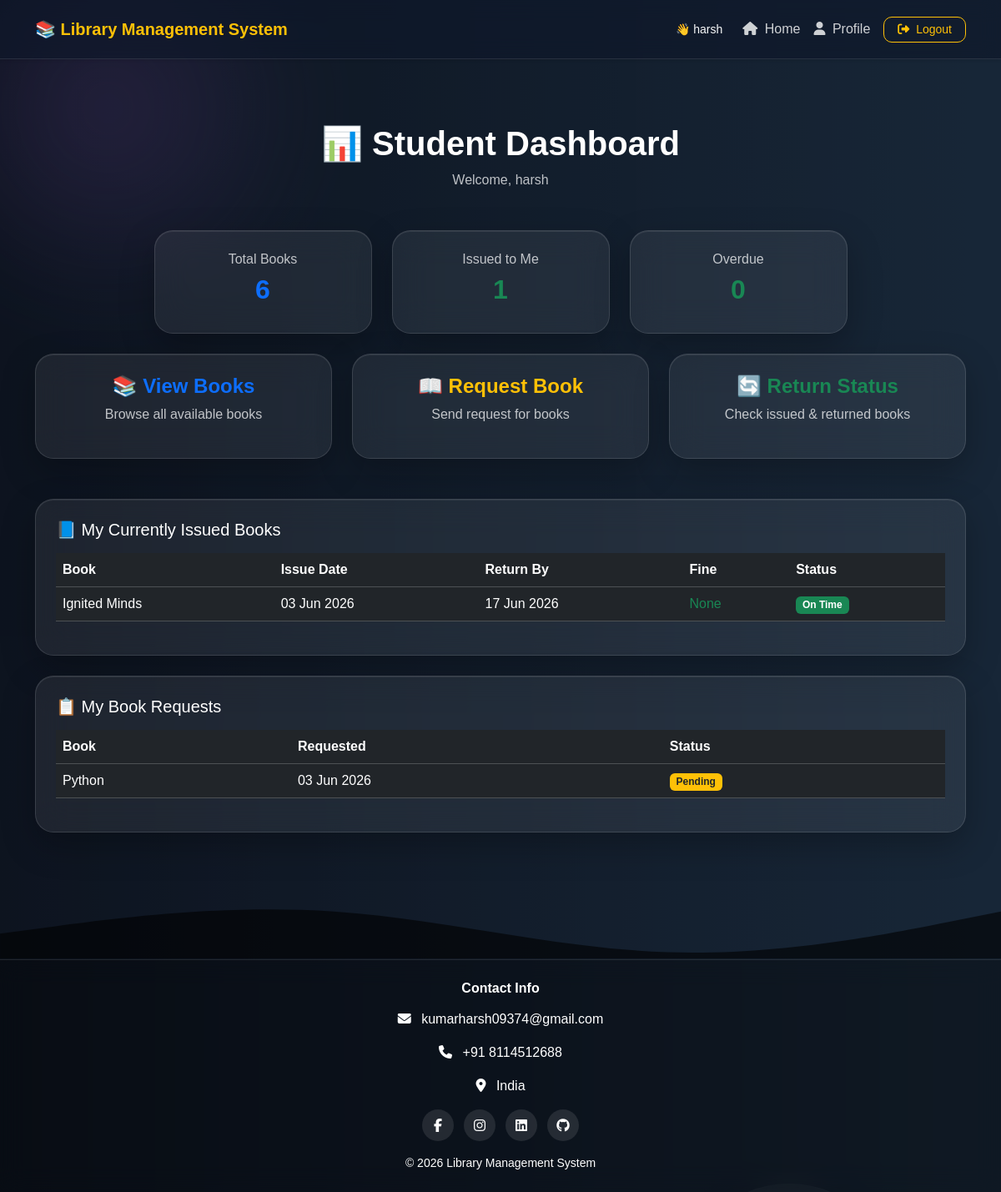
Page /accounts/dashboard/student/ (signed in) on the earlier database version.
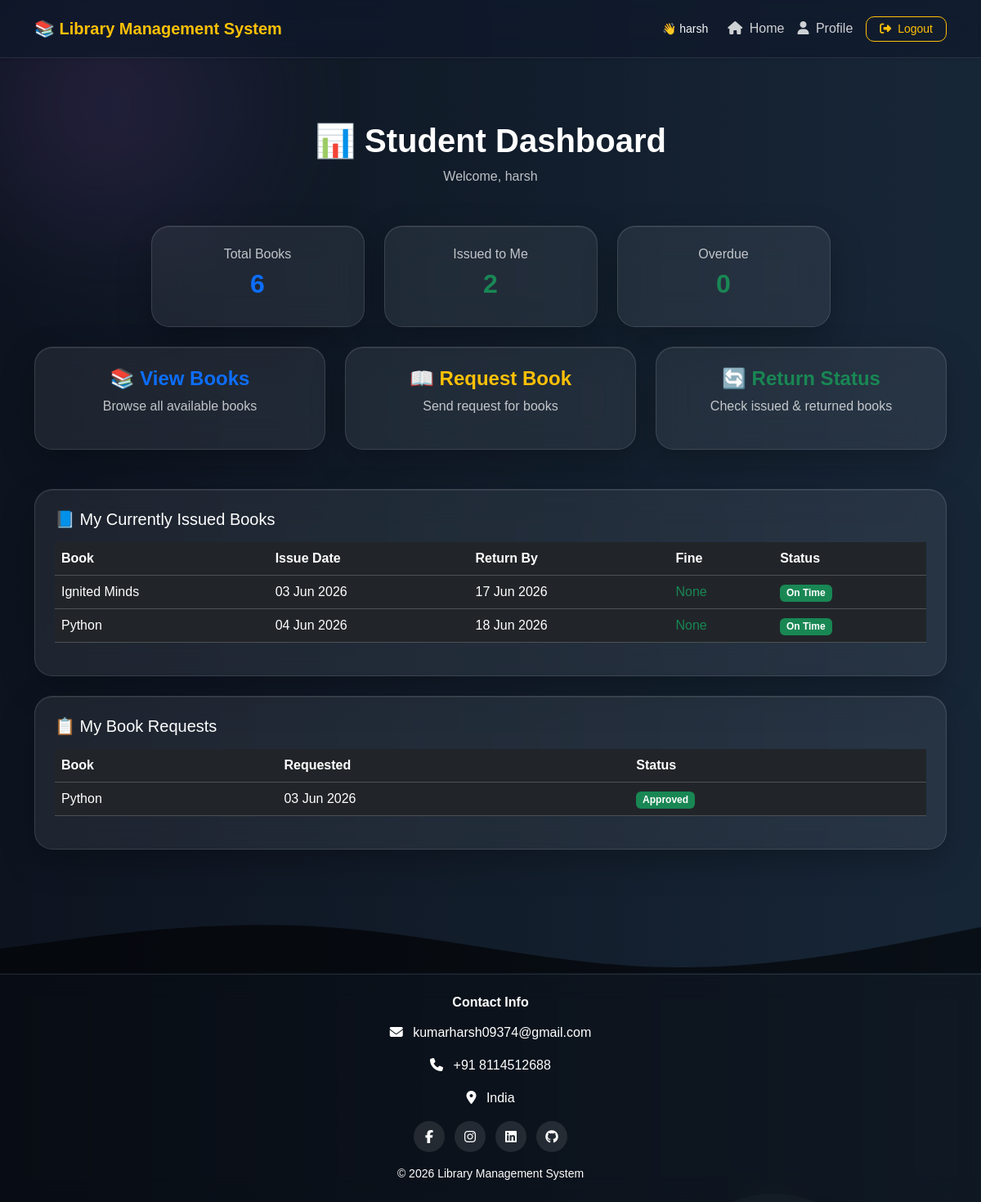
Same page on the later database version.
### books/models.py (models this page shows, shortened)
class IssuedBook(models.Model):
    student = models.ForeignKey(
        User,
        on_delete=models.CASCADE
    )
    book = models.ForeignKey(
        Book,
        on_delete=models.CASCADE
    )
    issue_date = models.DateField()
    return_date = models.DateField(
        null=True,
        blank=True
    )
    fine = models.IntegerField(
        default=0
    )
    returned = models.BooleanField(
        default=False
    )

class Book(models.Model):
    title = models.CharField(
        max_length=200
    )
    author = models.CharField(
        max_length=200
    )
    isbn = models.CharField(
        max_length=100,
        default='N/A'
    )
    quantity = models.IntegerField(
        default=1
    )
    added_at = models.DateTimeField(
        default=timezone.now
    )

class BookRequest(models.Model):
    student = models.ForeignKey(
        User,
        on_delete=models.CASCADE
    )
    book = models.ForeignKey(
        Book,
        on_delete=models.CASCADE
    )
    requested_at = models.DateTimeField(
        default=timezone.now
    )
    approved = models.BooleanField(
        default=False
    )

### accounts/views.py (the view)
# urls.py: path('dashboard/student/', views.student_dashboard, name='student_dashboard'),
@login_required
def student_dashboard(request):
    my_issued = IssuedBook.objects.filter(
        student=request.user, returned=False
    ).select_related('book')
    my_requests = BookRequest.objects.filter(
        student=request.user
    ).order_by('-requested_at').select_related('book')
    today = timezone.now().date()
    overdue = my_issued.filter(return_date__lt=today).count()
    return render(request, 'accounts/student_dashboard.html', {
        'books_count': Book.objects.count(),
        'my_issued': my_issued,
        'my_requests': my_requests,
        'overdue_count': overdue,
        'today': today,
    })

### accounts/templates/accounts/student_dashboard.html
{% extends 'base.html' %}
{% block content %}
{% include 'includes/dashboard_navbar.html' %}
<div class="container py-5">
    <div class="text-center mb-5">
        <h2 class="fw-bold text-white display-6">📊 Student Dashboard</h2>
        <p class="text-light opacity-75">Welcome, {{ request.user.username }}</p>
    </div>
    <div class="row g-4 mb-4 justify-content-center">
        <div class="col-md-3">
            <div class="glass-card p-4 text-center">
                <h6 class="text-light opacity-75">Total Books</h6>
                <h2 class="text-primary fw-bold">{{ books_count }}</h2>
            </div>
        </div>
        <div class="col-md-3">
            <div class="glass-card p-4 text-center">
                <h6 class="text-light opacity-75">Issued to Me</h6>
                <h2 class="text-success fw-bold">{{ my_issued|length }}</h2>
            </div>
        </div>
        <div class="col-md-3">
            <div class="glass-card p-4 text-center">
                <h6 class="text-light opacity-75">Overdue</h6>
                <h2 class="{% if overdue_count > 0 %}text-danger{% else %}text-success{% endif %} fw-bold">
                    {{ overdue_count }}
                </h2>
            </div>
        </div>
    </div>
    <div class="row g-4 justify-content-center mb-5">
        <div class="col-md-4">
            <a href="{% url 'book_list' %}" class="text-decoration-none">
                <div class="glass-card p-4 text-center h-100">
                    <h4 class="fw-bold text-primary">📚 View Books</h4>
                    <p class="text-light opacity-75 mt-2">Browse all available books</p>
                </div>
            </a>
        </div>
        <div class="col-md-4">
            <a href="{% url 'request_book' %}" class="text-decoration-none">
                <div class="glass-card p-4 text-center h-100">
                    <h4 class="fw-bold text-warning">📖 Request Book</h4>
                    <p class="text-light opacity-75 mt-2">Send request for books</p>
                </div>
            </a>
        </div>
        <div class="col-md-4">
            <a href="{% url 'return_book' %}" class="text-decoration-none">
                <div class="glass-card p-4 text-center h-100">
                    <h4 class="fw-bold text-success">🔄 Return Status</h4>
                    <p class="text-light opacity-75 mt-2">Check issued & returned books</p>
                </div>
            </a>
        </div>
    </div>
    {% if my_issued %}
    <div class="glass-card p-4 mb-4">
        <h5 class="text-white mb-3">📘 My Currently Issued Books</h5>
        <div class="table-responsive">
            <table class="table table-dark table-hover align-middle">
                <thead>
                    <tr>
                        <th>Book</th>
                        <th>Issue Date</th>
                        <th>Return By</th>
                        <th>Fine</th>
                        <th>Status</th>
                    </tr>
                </thead>
                <tbody>
                    {% for issue in my_issued %}
                    <tr>
                        <td>{{ issue.book.title }}</td>
                        <td>{{ issue.issue_date|date:"d M Y" }}</td>
                        <td>{{ issue.return_date|date:"d M Y" }}</td>
                        <td>
                            {% if issue.fine > 0 %}
                            <span class="text-danger fw-bold">Rs. {{ issue.fine }}</span>
                            {% else %}
                            <span class="text-success">None</span>
                            {% endif %}
                        </td>
                        <td>
                            {% if issue.return_date < today %}
                            <span class="badge bg-danger">Overdue</span>
                            {% else %}
                            <span class="badge bg-success">On Time</span>
                            {% endif %}
                        </td>
                    </tr>
                    {% endfor %}
                </tbody>
            </table>
        </div>
    </div>
    {% endif %}
    {% if my_requests %}
    <div class="glass-card p-4">
        <h5 class="text-white mb-3">📋 My Book Requests</h5>
        <div class="table-responsive">
            <table class="table table-dark table-hover align-middle">
                <thead>
                    <tr>
                        <th>Book</th>
                        <th>Requested</th>
                        <th>Status</th>
                    </tr>
                </thead>
                <tbody>
                    {% for req in my_requests %}
                    <tr>
                        <td>{{ req.book.title }}</td>
                        <td>{{ req.requested_at|date:"d M Y" }}</td>
                        <td>
                            {% if req.approved %}
                            <span class="badge bg-success">Approved</span>
                            {% else %}
                            <span class="badge bg-warning text-dark">Pending</span>
                            {% endif %}
                        </td>
                    </tr>
                    {% endfor %}
                </tbody>
            </table>
        </div>
    </div>
    {% endif %}
</div>
{% endblock %}

### templates/base.html (shortened to what this page needs)
{% load static %}
<!DOCTYPE html>
<html lang="en">
<head>
    <link href="https://cdn.jsdelivr.net/npm/bootstrap@5.3.3/dist/css/bootstrap.min.css" rel="stylesheet">
    <link rel="stylesheet" href="https://cdnjs.cloudflare.com/ajax/libs/font-awesome/6.5.1/css/all.min.css">
    <link rel="stylesheet" href="{% static 'css/style.css' %}">
</head>
<body>
    <div class="bg-animation">
        <span></span>
    </div>
    <div class="toast-container position-fixed top-0 end-0 p-3" style="z-index:9999;">
    </div>
    {% block content %}
    {% endblock %}
    {% include 'includes/footer.html' %}
</body>
</html>

### templates/includes/dashboard_navbar.html (shortened to what this page needs)
<nav class="navbar navbar-expand-lg navbar-dark shadow-sm" style="background: rgba(0,0,0,0.55);
            backdrop-filter: blur(12px);
            border-bottom: 1px solid rgba(255,255,255,0.1);">
    <div class="container">
        <a class="navbar-brand fw-bold text-warning" href="{% if user.is_authenticated %}
                    {% if user.is_superuser %}
                        {% url 'admin_dashboard' %}
                    {% elif user.is_staff %}
                        {% url 'staff_dashboard' %}
                    {% else %}
                        {% url 'student_dashboard' %}
                    {% endif %}
                 {% else %}
                    {% url 'home' %}
                 {% endif %}">
            📚 Library Management System
        </a>
        <div class="collapse navbar-collapse" id="navbarNav">
            <ul class="navbar-nav ms-auto align-items-center">
                {% if user.is_authenticated %}
                <li class="nav-item me-3">
                    <span class="text-light small">
                        👋 {{ request.user.username }}
                    </span>
                </li>
                <li class="nav-item">
                    <a class="nav-link" href="
                           {% if user.is_superuser %}
                                {% url 'admin_dashboard' %}
                           {% elif user.is_staff %}
                                {% url 'staff_dashboard' %}
                           {% else %}
                                {% url 'student_dashboard' %}
                           {% endif %}
                           ">
                        <i class="fa fa-home me-1"></i> Home
                    </a>
                </li>
                <li class="nav-item">
                    <a class="nav-link" href="{% url 'profile' %}">
                        <i class="fa fa-user me-1"></i> Profile
                    </a>
                </li>
                <li class="nav-item ms-2">
                    <button type="button" class="btn btn-outline-warning btn-sm px-3" data-bs-toggle="modal"
                        data-bs-target="#logoutModal">
                        <i class="fa fa-sign-out-alt me-1"></i> Logout
                    </button>
                </li>
                {% endif %}
            </ul>
        </div>
    </div>
</nav>

### templates/includes/footer.html
<footer class="footer-custom text-white text-center mt-auto">
    <div class="wave">
        <svg viewBox="0 0 1440 100">
            <path fill="rgba(0,0,0,0.6)"
                d="M0,64L80,53.3C160,43,320,21,480,32C640,43,800,85,960,90.7C1120,96,1280,64,1360,48L1440,32L1440,100L0,100Z">
            </path>
        </svg>
    </div>
    <div class="glass-footer py-4">
        <div class="container">
            <h6 class="mb-3 fw-bold">Contact Info</h6>
            <p class="footer-item">
                <i class="fa-solid fa-envelope me-2"></i>
                <a href="mailto:kumarharsh09374@gmail.com" style="color:inherit; text-decoration:none;">
                    kumarharsh09374@gmail.com
                </a>
            </p>
            <p class="footer-item">
                <i class="fa-solid fa-phone me-2"></i>
                +91 8114512688
            </p>
            <p class="footer-item">
                <i class="fa-solid fa-location-dot me-2"></i>
                India
            </p>
            <div class="social-icons mt-3">
                <a href="https://www.facebook.com/share/1AbgyM3z3y/" class="social-btn" target="_blank">
                    <i class="fab fa-facebook-f"></i>
                </a>
                <a href="https://instagram.com/arxharsh" class="social-btn" target="_blank">
                    <i class="fab fa-instagram"></i>
                </a>
                <a href="https://www.linkedin.com/in/harsh-kumar-203146339" class="social-btn" target="_blank">
                    <i class="fab fa-linkedin"></i>
                </a>
                <a href="https://github.com/Harsh-kumar-coder" class="social-btn" target="_blank">
                    <i class="fab fa-github"></i>
                </a>
            </div>
            <small class="d-block mt-3 text-white">
                © 2026 Library Management System
            </small>
        </div>
    </div>
</footer>

### static/css/style.css (style rules this page uses)
html, body { height: 100%; margin: 0; padding: 0; scroll-behavior: smooth; }
body { padding-top: 100px; background: linear-gradient(to right, #141e30, #243b55); min-height: 100vh; display: flex; flex-direction: column; font-family: Arial, sans-serif; overflow-x: hidden; position: relative; }
body::before { content: ""; position: fixed; inset: 0; background: rgba(0, 0, 0, .35); z-index: -3; }
body::after { content: ""; position: fixed; width: 500px; height: 500px; background: radial-gradient(circle, rgba(118, 75, 162, .22), transparent 70%); top: -120px; left: -120px; filter: blur(45px); animation: moveGlow 10s ease-in-out infinite alternate; z-index: -2; }
.bg-animation { position: fixed; inset: 0; overflow: hidden; z-index: -1; pointer-events: none; }
.bg-animation span { position: absolute; bottom: -250px; border-radius: 50%; background: rgba(255, 255, 255, .05); border: 1px solid rgba(255, 255, 255, .08); backdrop-filter: blur(10px); box-shadow: inset 0 0 20px rgba(255, 255, 255, .08), 0 0 30px rgba(0, 0, 0, .15); animation: floatBubble linear infinite; }
.bg-animation span:nth-child(4) { left: 68%; width: 260px; height: 260px; animation-duration: 26s; animation-delay: 1s; }
.navbar { background: rgba(15, 23, 42, .65) !important; backdrop-filter: blur(18px); -webkit-backdrop-filter: blur(18px); border-bottom: 1px solid rgba(255, 255, 255, .08); border-radius: 0px; box-shadow: 0 8px 30px rgba(0, 0, 0, .25); transition: .3s; }
.navbar { position: fixed; top: 0; padding-top: 15px; padding-bottom: 15px; left: 0; width: 100%; z-index: 1000; backdrop-filter: blur(18px); }
.navbar-brand { font-size: 20px; font-weight: 700; }
.navbar .nav-link { color: rgba(255, 255, 255, .8) !important; padding: 6px 10px; border-radius: 8px; transition: .3s; }
.glass-card { background: rgba(255, 255, 255, .07); backdrop-filter: blur(20px); -webkit-backdrop-filter: blur(20px); border: 1px solid rgba(255, 255, 255, .12); border-radius: 22px; box-shadow: 0 15px 40px rgba(0, 0, 0, .25), inset 0 1px 0 rgba(255, 255, 255, .08); transition: .3s; cursor: pointer; }
button { border-radius: 10px !important; font-weight: 600; }
footer { margin-top: auto; }
.footer-custom, .glass-footer { width: 100%; border-radius: 0 !important; }
.footer-custom { padding-top: 20px; }
.glass-footer { background: rgba(0, 0, 0, .35); backdrop-filter: blur(15px); border-top: 1px solid rgba(255, 255, 255, .1); }
.social-icons { display: flex; justify-content: center; gap: 12px; }
.social-btn { width: 38px; height: 38px; display: flex; align-items: center; justify-content: center; border-radius: 50%; background: rgba(255, 255, 255, .1); color: #fff; text-decoration: none; transition: .3s; }

Differences in the rows shown:
added IssuedBook: book "Python", issue_date "04 Jun 2026", return_date "18 Jun 2026", fine "None", shows "On Time"
changed BookRequest "Python": approved "Pending" → "Approved"
Other differences:
{{ my_issued|length }}: "1" → "2"
